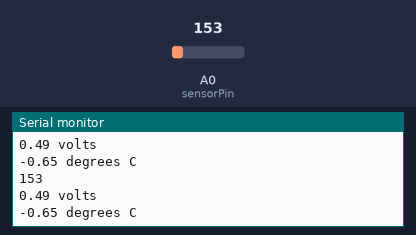
Simulated run of this sketch. Board: Arduino Uno, built with avr-gcc and run on an emulated ATmega328P. On the bench: the last lines printed to the serial monitor. Inputs (shaded band) come from the test bench; at power-on: A0 (sensorPin) = 153.

Above: at 1.8 s.
1.9 s: A0 (sensorPin) set to 165
At 2.8 s:
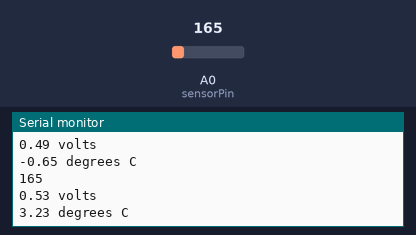
3.4 s: A0 (sensorPin) set to 175
At 4.8 s:
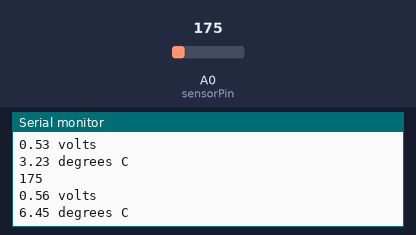
Timing chart, 0 to 6.4 s (numbered marks = the images above; inputs shaded):
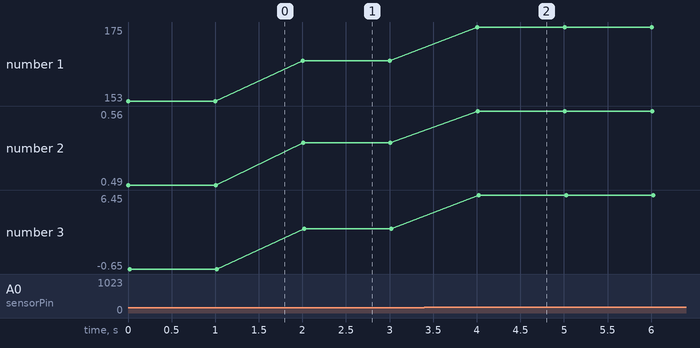

Measured:
- after the input at 1.9 s, the serial monitor: prints a new line after 0.10 s (image 1)
- after the input at 3.4 s, the serial monitor: prints a new line after 0.61 s (image 2)
- plotted number 1: 153 → 165 after the input at 1.9 s, 165 → 175 after the input at 3.4 s
- plotted number 2: 0.49 → 0.53 after the input at 1.9 s, 0.53 → 0.56 after the input at 3.4 s
- plotted number 3: -0.65 → 3.23 after the input at 1.9 s, 3.23 → 6.45 after the input at 3.4 s

The sketch:

TMP36test.ino
```cpp
//TMP36 Pin Variables
int sensorPin = A0; //the analog pin the TMP36's Vout (sense) pin is connected to
                        //the resolution is 10 mV / degree centigrade with a
                        //500 mV offset to allow for negative temperatures

/*
 * setup() - this function runs once when you turn your Arduino on
 * We initialize the serial connection with the computer
 */
void setup()
{
  Serial.begin(9600);  //Start the serial connection with the computer
                       //to view the result open the serial monitor
  pinMode(sensorPin, INPUT);
}

void loop()                     // run over and over again
{
 //getting the voltage reading from the temperature sensor
int reading = 0;

//for(int x = 0; x< 100; x++){
  reading += analogRead(sensorPin);
//}
//reading = reading / 100;

Serial.println(reading);

 // converting that reading to voltage, for 3.3v arduino use 3.3
 float voltage = reading / 1023.0 * 3.3 ;

 // print out the voltage
 Serial.print(voltage); Serial.println(" volts");

 // now print out the temperature
 float temperatureC = (voltage - 0.5) * 100 ;  //converting from 10 mv per degree wit 500 mV offset
                                              //to degrees ((voltage - 500mV) times 100)
 Serial.print(temperatureC); Serial.println(" degrees C");

 // now convert to Fahrenheit
 //float temperatureF = (temperatureC * 9.0 / 5.0) + 32.0;
 //Serial.print(temperatureF); Serial.println(" degrees F");

 delay(1000);                                     //waiting a second
}
```
